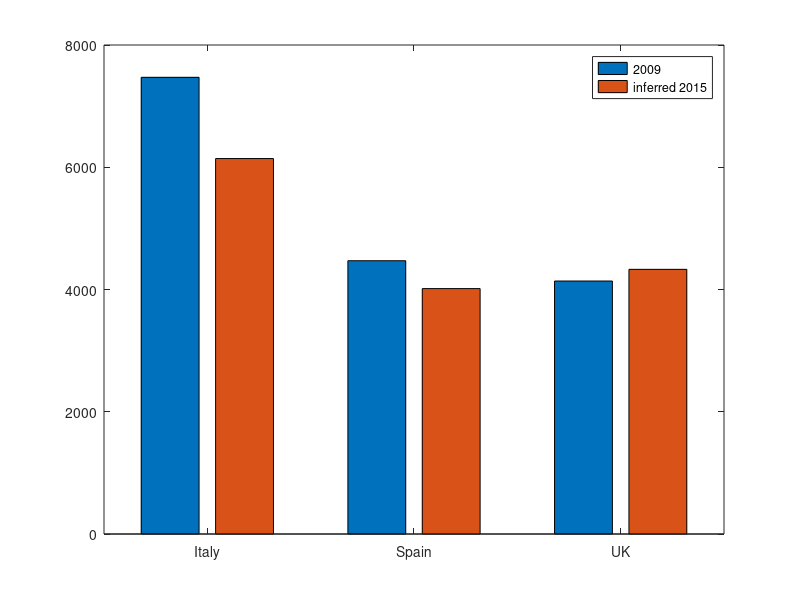

The MATLAB source for this figure: (Note: this script raises an error after producing the figure.)
% This script analyses the ICU beds capability in Italy, Spain and UK 
% In the most recent survey on critical care bed numbers ('The variability
% of critical care bed numbers in Europe',2012), the number of critical
% care bed numbers is computed as a percentage of acute care bed numbers
% ,obtained from a document 2009 of the WHO, based on secondary info (https://link.springer.com/article/10.1007/s00134-012-2627-8/tables/2). 
% Not having access to updated info and given the time elapsed from the
% data, here I compare 
% - the number of ICU beds in the reference above
% - the number of ICU beds computed applying the same percentage value to
% updated data from WHO and considering the current population in each
% county
% - the value reported in papers on covid-19 response

%%
clc,clear all,close all; 
%%
AcuteCareBeds_WHO_2015 = [274.57, 238.54, 227.79];

% expressed over 10^5 population
% _2015 taken from:  add name of the file
%   Italy - last updated 2013
%   Spain - last updated 2014
%   UK - last updated 2014

% _2009 taken from: https://link.springer.com/article/10.1007/s00134-012-2627-8/tables/2 


ICU_beds = [3.7, 3.6, 2.8];
% expressed as a percentage of the AcuteCareBeds

Population = [60461825,46754778,67886011];
% Sum of age distribution available in DataSources.m
% they are slightly different from the value you can find in worldometer (https://www.worldometers.info/world-population/) [60476784,46828975,67825650]
% on the 29/04/2020


AcuteCareBeds_WHO_Total_2015 = AcuteCareBeds_WHO_2015.*Population/1e5;
AcuteCareBeds_WHO_Total_2009 = [201932, 124194, 147809];
% _2009 taken from the table referenced above

ICU_beds_2015on = ICU_beds.*AcuteCareBeds_WHO_Total_2015/100;
ICU_beds_2009 =  ICU_beds.*AcuteCareBeds_WHO_Total_2009/100;

ICU_beds = [ICU_beds_2009',ICU_beds_2015on'];

figure; 
bar(ICU_beds)
legend('2009','inferred 2015')
xticklabels({'Italy','Spain','UK'})

% Note: the value for Italy is an overestimate of the value reported in 
% 'How italian hospitals added 800ICU beds in 2 weeks response to the
% pandemic', which states
% 20/03/2020: 5712
% 20/02/2020: 5100

%% Export results
Header = {'Country','ICUBeds'};
Country = {'ITA','ESP','GBR'};
T = table(Country',round(ICU_beds_2009)','VariableNames',Header');

writetable(T,'ICUBedsCapacity.csv')
